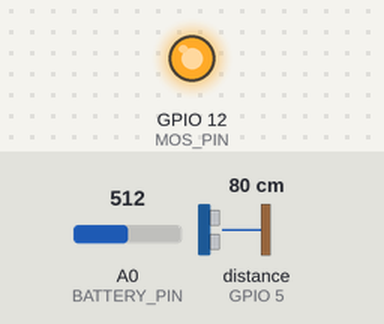
Recording of a sketch running on a simulated ESP8266 (NodeMCU). On the bench: output pins drawn as LEDs (lit = HIGH). Wiring (inferred from the names in the program): ultrasonic range finder: trigger GPIO 4; echo GPIO 5. The inputs (shaded band) are chosen by the test bench; at power-on: A0 (BATTERY_PIN) = 512, distance to the obstacle (sensor on GPIO 5) 80 cm. The echo pulse lasts 58.3 µs per cm; WiFi joins after 1.5 s; servers stay silent unless stated; pins used as bus, display or sensor lines are not drawn; what the sketch prints to the serial monitor is not drawn.

Above: at 3.2 s.
At 5.02 s:
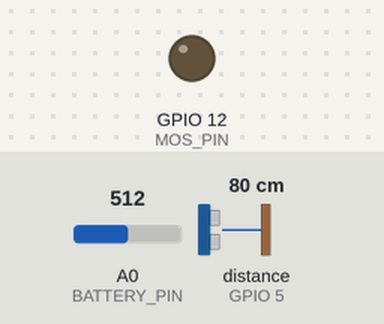
Timing chart, 0 to 8.1 s (numbered marks = the images above):
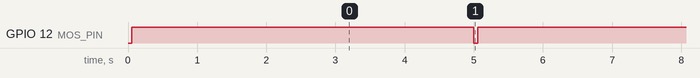

The sketch:

Water_Tank_Level_ESPNOW.ino
```cpp
#include <ESP8266WiFi.h>
#include <espnow.h>
#include <ESP8266WebServer.h>
#include <ESP8266mDNS.h>
#include <ESP8266HTTPUpdateServer.h>

// --- Hardware Pins ---
#define TRIG_PIN 4
#define ECHO_PIN 5
#define MOS_PIN 12
#define BATTERY_PIN A0

// --- Network & OTA Configuration ---
const char* ssid = "🏠";
const char* password = "nsaheec094";
const char* hostName = "watertank";

// --- Receiver MAC Address (Receiver 2 ONLY) ---
uint8_t receiverAddress[] = { 0xE8, 0x06, 0x90, 0x98, 0xAD, 0xCC };

// Web Server & OTA Updater
ESP8266WebServer httpServer(80);
ESP8266HTTPUpdateServer httpUpdater;

// --- Data Structure for ESP-NOW ---
typedef struct SensorData {
  float distance;
  float voltage;
  bool isConnected;
} SensorData;

SensorData myData;

// --- RTC Memory Structure ---
#define RTC_MAGIC 0x55AA55AA

struct RtcData {
  uint32_t magic;
  uint32_t bootCount;
} rtcData;

// --- State Variables & Timers ---
bool keepAwake = false;
unsigned long lastMeasurement = 0;

const int SLEEP_INTERVAL_SECONDS = 5;
const int BOOTS_PER_15_MINS = (1 * 60) / SLEEP_INTERVAL_SECONDS;

// --- Function Declarations ---
float measureDistance();
float readBattery();
void powerSensor(bool state);

void setup() {
  Serial.begin(115200);
  Serial.println("\n--- Booting ---");

  // 1. Initialize Power Control
  pinMode(MOS_PIN, OUTPUT);
  powerSensor(true);

  // 2. Initialize Sensor Pins
  pinMode(TRIG_PIN, OUTPUT);
  pinMode(ECHO_PIN, INPUT);

  // 3. Read RTC Memory for Boot Tracking
  ESP.rtcUserMemoryRead(0, (uint32_t*)&rtcData, sizeof(rtcData));

  if (rtcData.magic != RTC_MAGIC) {
    rtcData.magic = RTC_MAGIC;
    rtcData.bootCount = BOOTS_PER_15_MINS;  // Force first boot WiFi check
  } else {
    rtcData.bootCount++;
  }

  // 4. Measure Distance & Battery
  myData.distance = measureDistance();
  myData.voltage = readBattery();
  myData.isConnected = false;

  // Turn OFF sensor to save power
  powerSensor(false);

  // 5. Setup ESP-NOW
  WiFi.mode(WIFI_STA);
  WiFi.disconnect();

  if (esp_now_init() == 0) {
    esp_now_set_self_role(ESP_NOW_ROLE_CONTROLLER);

    // Add peer and send initial data to Receiver 2
    esp_now_add_peer(receiverAddress, ESP_NOW_ROLE_SLAVE, 1, NULL, 0);
    esp_now_send(receiverAddress, (uint8_t*)&myData, sizeof(myData));

    Serial.printf("ESP-NOW Sent to receiver - Dist: %.2f cm, Bat: %.2fV\n", myData.distance, myData.voltage);

  } else {
    Serial.println("ESP-NOW Init Failed");
  }

  // 6. Check if it's time to scan WiFi
  if (rtcData.bootCount >= BOOTS_PER_15_MINS) {

    rtcData.bootCount = 0;

    Serial.println("Attempting WiFi Connection...");
    WiFi.hostname("WATERTANK");
    WiFi.begin(ssid, password);
    int retries = 0;

    while (WiFi.status() != WL_CONNECTED && retries < 20) {
      delay(500);
      Serial.print(".");
      retries++;
    }

    if (WiFi.status() == WL_CONNECTED) {
      Serial.println("\nWiFi Connected! Staying awake until AP goes offline.");
      // CRITICAL: Print the Wi-Fi channel the router assigned us
      Serial.printf("Connected on Wi-Fi Channel: %d\n", WiFi.channel());
      keepAwake = true;

      if (MDNS.begin(hostName)) {
        Serial.println("mDNS responder started: http://watertank.local");
      }

      httpUpdater.setup(&httpServer);
      httpServer.begin();
      MDNS.addService("http", "tcp", 80);
    } else {
      Serial.println("\nWiFi Failed. Going to sleep.");
      WiFi.disconnect();
    }
  }

  // Save updated RTC Data
  ESP.rtcUserMemoryWrite(0, (uint32_t*)&rtcData, sizeof(rtcData));

  // 7. Sleep Logic (if not keeping awake)
  if (!keepAwake) {
    Serial.println("Entering Deep Sleep for 5 seconds...");
    ESP.deepSleep(SLEEP_INTERVAL_SECONDS * 1000000);
  }
}

void loop() {

  if (keepAwake) {
    if (WiFi.status() != WL_CONNECTED) {
      Serial.println("Access Point lost. Returning to Deep Sleep.");
      WiFi.disconnect();
      ESP.deepSleep(SLEEP_INTERVAL_SECONDS * 1000000);
    }

    httpServer.handleClient();
    MDNS.update();

    if (millis() - lastMeasurement >= (SLEEP_INTERVAL_SECONDS * 1000)) {
      lastMeasurement = millis();
      powerSensor(true);
      myData.distance = measureDistance();
      powerSensor(false);
      myData.voltage = readBattery();
      myData.isConnected = true;

      // Send to the single receiver while on WiFi
      esp_now_send(receiverAddress, (uint8_t*)&myData, sizeof(myData));

      Serial.printf("Awake ESP-NOW Sent - Dist: %.2f cm, Bat: %.2fV, WiFi: %d\n", myData.distance, myData.voltage, myData.isConnected);
    }
  }
}

// --- Helper Functions ---

float readBattery() {
  int rawBattery = analogRead(BATTERY_PIN);
  return (4.24 * rawBattery) / 1023.0;
}

float measureDistance() {
  digitalWrite(TRIG_PIN, LOW);
  delayMicroseconds(2);
  digitalWrite(TRIG_PIN, HIGH);
  delayMicroseconds(10);
  digitalWrite(TRIG_PIN, LOW);
  long duration = pulseIn(ECHO_PIN, HIGH, 30000);
  if (duration == 0) return -1;
  return (duration * 0.0343) / 2;
}

void powerSensor(bool state) {
  if (state) {
    digitalWrite(MOS_PIN, LOW);
    delay(50);
  } else {
    digitalWrite(MOS_PIN, HIGH);
  }
}
```

Measured:
- by itself, GPIO 12 (MOS_PIN): alternates HIGH for 4.9 s and LOW for 0.06 s
